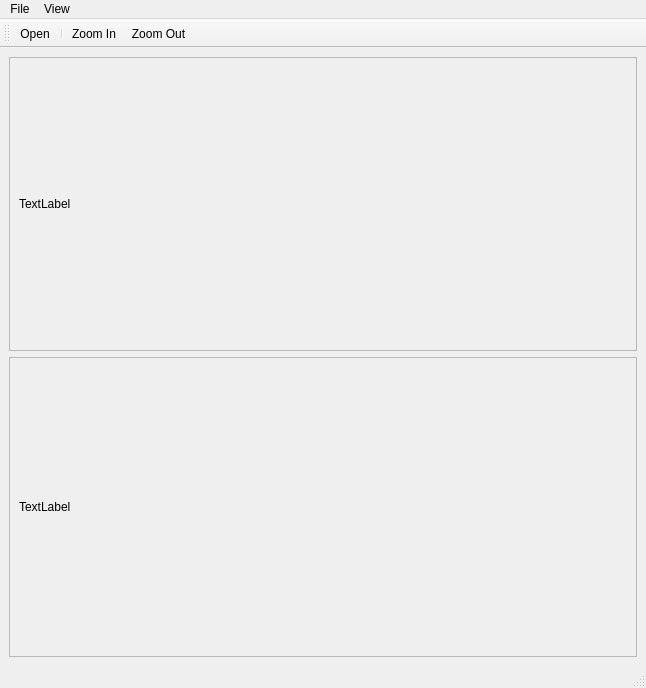
<?xml version="1.0" encoding="UTF-8"?>
<ui version="4.0">
 <class>MainWindow</class>
 <widget class="QMainWindow" name="MainWindow">
  <property name="geometry">
   <rect>
    <x>0</x>
    <y>0</y>
    <width>646</width>
    <height>688</height>
   </rect>
  </property>
  <property name="windowTitle">
   <string>MainWindow</string>
  </property>
  <widget class="QWidget" name="centralwidget">
   <layout class="QVBoxLayout" name="verticalLayout">
    <item>
     <widget class="QScrollArea" name="scrollArea">
      <property name="minimumSize">
       <size>
        <width>0</width>
        <height>200</height>
       </size>
      </property>
      <property name="widgetResizable">
       <bool>true</bool>
      </property>
      <widget class="QWidget" name="scrollAreaWidgetContents">
       <property name="geometry">
        <rect>
         <x>0</x>
         <y>0</y>
         <width>626</width>
         <height>298</height>
        </rect>
       </property>
       <layout class="QHBoxLayout" name="horizontalLayout">
        <item>
         <widget class="QLabel" name="labelImage">
          <property name="text">
           <string>TextLabel</string>
          </property>
         </widget>
        </item>
       </layout>
      </widget>
     </widget>
    </item>
    <item>
     <widget class="QFrame" name="frame">
      <property name="minimumSize">
       <size>
        <width>0</width>
        <height>300</height>
       </size>
      </property>
      <property name="frameShape">
       <enum>QFrame::StyledPanel</enum>
      </property>
      <property name="frameShadow">
       <enum>QFrame::Raised</enum>
      </property>
      <layout class="QHBoxLayout" name="horizontalLayout_2">
       <item>
        <widget class="QLabel" name="labelImage2">
         <property name="minimumSize">
          <size>
           <width>0</width>
           <height>200</height>
          </size>
         </property>
         <property name="text">
          <string>TextLabel</string>
         </property>
        </widget>
       </item>
      </layout>
     </widget>
    </item>
   </layout>
  </widget>
  <widget class="QMenuBar" name="menubar">
   <property name="geometry">
    <rect>
     <x>0</x>
     <y>0</y>
     <width>646</width>
     <height>21</height>
    </rect>
   </property>
   <widget class="QMenu" name="menuFile">
    <property name="title">
     <string>File</string>
    </property>
    <addaction name="actionOpen"/>
   </widget>
   <widget class="QMenu" name="menuView">
    <property name="title">
     <string>View</string>
    </property>
    <addaction name="actionZoom_In"/>
    <addaction name="actionZoom_Out"/>
   </widget>
   <addaction name="menuFile"/>
   <addaction name="menuView"/>
  </widget>
  <widget class="QStatusBar" name="statusbar"/>
  <widget class="QToolBar" name="toolBar">
   <property name="windowTitle">
    <string>toolBar</string>
   </property>
   <attribute name="toolBarArea">
    <enum>TopToolBarArea</enum>
   </attribute>
   <attribute name="toolBarBreak">
    <bool>false</bool>
   </attribute>
   <addaction name="actionOpen"/>
   <addaction name="separator"/>
   <addaction name="actionZoom_In"/>
   <addaction name="actionZoom_Out"/>
  </widget>
  <action name="actionOpen">
   <property name="text">
    <string>Open</string>
   </property>
  </action>
  <action name="actionZoom_In">
   <property name="text">
    <string>Zoom In</string>
   </property>
  </action>
  <action name="actionZoom_Out">
   <property name="text">
    <string>Zoom Out</string>
   </property>
  </action>
 </widget>
 <resources/>
 <connections/>
</ui>
